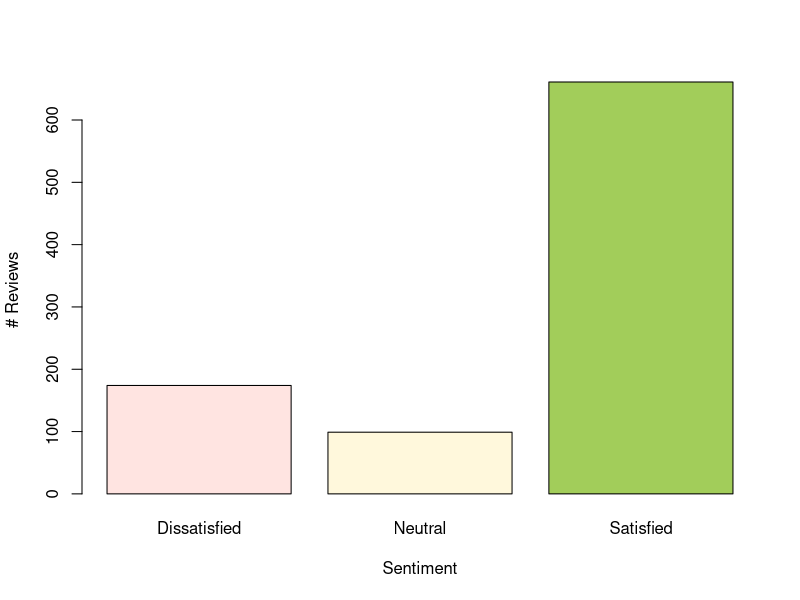

R code for this plot:
rev_results <- read.csv("results.csv", stringsAsFactors = FALSE,)

avg_rating = round(mean(rev_results$rating_review)*20, 2)

a<- barplot(table(rev_results$satisfaction_score), col = c("mistyrose","cornsilk","darkolivegreen3"), xlab ="Sentiment", ylab='# Reviews', axes=TRUE)

##---- Topics ---##
table(rev_results$tag)
